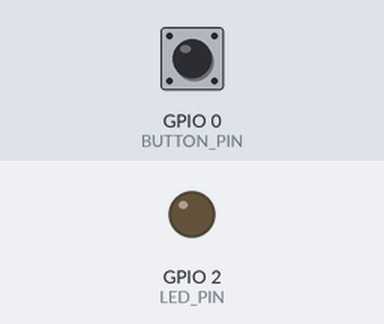
Recording of a program running on a simulated ESP32-S3. On the bench: output pins drawn as LEDs (lit = HIGH). The test bench sets the inputs (shaded band); at power-on: GPIO 0 (BUTTON_PIN) HIGH. WiFi joins after 1.5 s; servers stay silent unless stated; I2S audio is not simulated (input reads silence); uploads are accepted with an empty reply; what the program prints to the serial monitor is not drawn.

Above: at 3.7 s.
3.8 s: GPIO 0 (BUTTON_PIN) pulled LOW for 0.15 s
At 3.89 s:
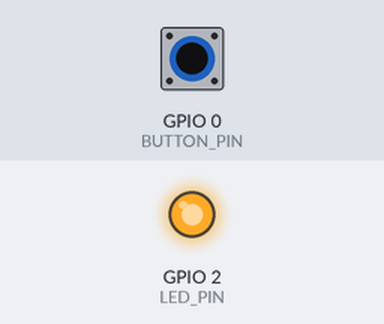
5.4 s: GPIO 0 (BUTTON_PIN) pulled LOW for 1 s
At 7.8 s:
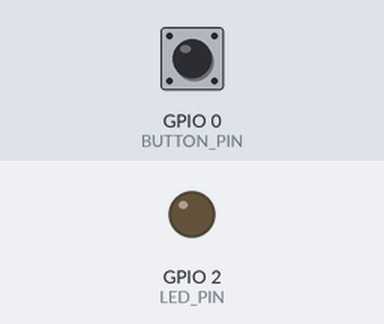
8.1 s: GPIO 0 (BUTTON_PIN) pulled LOW for 3.2 s
At 8.8 s:
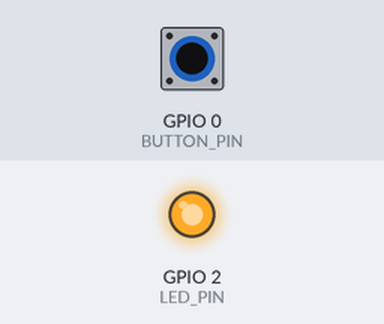
Timing chart, 0 to 13.0 s (numbered marks = the images above; inputs shaded):
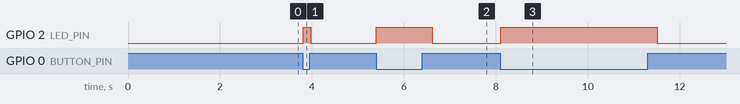

Measured:
- after the input at 3.8 s, GPIO 2 (LED_PIN): LOW → HIGH at once, → LOW 0.17 s later
- after the input at 5.4 s, GPIO 2 (LED_PIN): LOW → HIGH at once, → LOW 1.2 s later
- after the input at 8.1 s, GPIO 2 (LED_PIN): LOW → HIGH at once, → LOW 3.4 s later

The program:

main.cpp
```cpp
/*
 * Voice Satellite - ESP32-S3 Firmware
 *
 * Push-to-talk voice assistant satellite.
 * Records audio from INMP441 mic while button is held,
 * sends WAV to Raspberry Pi server via HTTP POST,
 * receives processed audio response and plays through PCM5102A DAC.
 */

#include <Arduino.h>
#include <WiFi.h>
#include <HTTPClient.h>
#include <driver/i2s.h>

// ============================================================
// CONFIGURATION - Update these for your setup
// ============================================================

// WiFi credentials
const char* WIFI_SSID     = "YOUR_WIFI_SSID";
const char* WIFI_PASSWORD = "YOUR_WIFI_PASSWORD";

// Processing hub server address (Debian server / RPi / any machine on LAN)
const char* SERVER_URL = "http://192.168.1.100:8000/api/voice";

// ============================================================
// PIN DEFINITIONS
// ============================================================

// INMP441 Microphone (I2S Input)
#define I2S_MIC_SCK     4   // Serial Clock
#define I2S_MIC_WS      5   // Word Select (Left/Right Clock)
#define I2S_MIC_SD      6   // Serial Data

// PCM5102A DAC (I2S Output)
#define I2S_DAC_BCK     15  // Bit Clock
#define I2S_DAC_LCK     16  // Word Select / LRCLK
#define I2S_DAC_DIN     17  // Data In

// Controls
#define BUTTON_PIN      0   // Push-to-Talk button (active LOW with internal pull-up)
#define LED_PIN         2   // Status LED (built-in on most boards)

// ============================================================
// AUDIO CONFIGURATION
// ============================================================

#define SAMPLE_RATE         16000   // 16kHz - optimal for speech / Whisper STT
#define BITS_PER_SAMPLE     16
#define CHANNELS            1       // Mono
#define BYTES_PER_SAMPLE    (BITS_PER_SAMPLE / 8)

// I2S read buffer (per DMA read call)
#define I2S_READ_BUF_SIZE   1024

// Maximum recording: 15 seconds (uses PSRAM if available)
// 16000 samples/s * 2 bytes/sample * 15s = 480,000 bytes (~469 KB)
#define MAX_RECORDING_SECS  15
#define MAX_AUDIO_BYTES     (SAMPLE_RATE * BYTES_PER_SAMPLE * MAX_RECORDING_SECS)

// WAV header is 44 bytes
#define WAV_HEADER_SIZE     44

// ============================================================
// GLOBALS
// ============================================================

uint8_t* audioBuffer      = nullptr;  // Main recording buffer
size_t   audioBufferPos   = 0;        // Current write position in buffer
bool     isRecording      = false;
bool     lastButtonState  = HIGH;     // Pull-up = HIGH when not pressed

// I2S port assignments
#define I2S_MIC_PORT    I2S_NUM_0
#define I2S_DAC_PORT    I2S_NUM_1

// ============================================================
// I2S SETUP
// ============================================================

void setupI2SMic() {
    i2s_config_t i2s_config = {
        .mode                 = (i2s_mode_t)(I2S_MODE_MASTER | I2S_MODE_RX),
        .sample_rate          = SAMPLE_RATE,
        .bits_per_sample      = I2S_BITS_PER_SAMPLE_16BIT,
        .channel_format       = I2S_CHANNEL_FMT_ONLY_LEFT,  // INMP441 L/R pin to GND = left channel
        .communication_format = I2S_COMM_FORMAT_STAND_I2S,
        .intr_alloc_flags     = ESP_INTR_FLAG_LEVEL1,
        .dma_buf_count        = 8,
        .dma_buf_len          = 256,
        .use_apll             = false,
        .tx_desc_auto_clear   = false,
        .fixed_mclk           = 0
    };

    i2s_pin_config_t pin_config = {
        .bck_io_num   = I2S_MIC_SCK,
        .ws_io_num    = I2S_MIC_WS,
        .data_out_num = I2S_PIN_NO_CHANGE,  // No output on mic port
        .data_in_num  = I2S_MIC_SD
    };

    i2s_driver_install(I2S_MIC_PORT, &i2s_config, 0, NULL);
    i2s_set_pin(I2S_MIC_PORT, &pin_config);
    i2s_zero_dma_buffer(I2S_MIC_PORT);

    Serial.println("[I2S] Microphone initialized on I2S_NUM_0");
}

void setupI2SDAC() {
    i2s_config_t i2s_config = {
        .mode                 = (i2s_mode_t)(I2S_MODE_MASTER | I2S_MODE_TX),
        .sample_rate          = SAMPLE_RATE,
        .bits_per_sample      = I2S_BITS_PER_SAMPLE_16BIT,
        .channel_format       = I2S_CHANNEL_FMT_ONLY_LEFT,
        .communication_format = I2S_COMM_FORMAT_STAND_I2S,
        .intr_alloc_flags     = ESP_INTR_FLAG_LEVEL1,
        .dma_buf_count        = 8,
        .dma_buf_len          = 256,
        .use_apll             = false,
        .tx_desc_auto_clear   = true,   // Auto-clear TX buffer on underflow
        .fixed_mclk           = 0
    };

    i2s_pin_config_t pin_config = {
        .bck_io_num   = I2S_DAC_BCK,
        .ws_io_num    = I2S_DAC_LCK,
        .data_out_num = I2S_DAC_DIN,
        .data_in_num  = I2S_PIN_NO_CHANGE   // No input on DAC port
    };

    i2s_driver_install(I2S_DAC_PORT, &i2s_config, 0, NULL);
    i2s_set_pin(I2S_DAC_PORT, &pin_config);
    i2s_zero_dma_buffer(I2S_DAC_PORT);

    Serial.println("[I2S] DAC initialized on I2S_NUM_1");
}

// ============================================================
// WAV HEADER
// ============================================================

void writeWavHeader(uint8_t* buf, uint32_t dataSize) {
    uint32_t fileSize    = dataSize + WAV_HEADER_SIZE - 8;
    uint32_t byteRate    = SAMPLE_RATE * CHANNELS * BYTES_PER_SAMPLE;
    uint16_t blockAlign  = CHANNELS * BYTES_PER_SAMPLE;

    // RIFF chunk
    buf[0]  = 'R'; buf[1]  = 'I'; buf[2]  = 'F'; buf[3]  = 'F';
    buf[4]  = (uint8_t)(fileSize);
    buf[5]  = (uint8_t)(fileSize >> 8);
    buf[6]  = (uint8_t)(fileSize >> 16);
    buf[7]  = (uint8_t)(fileSize >> 24);
    buf[8]  = 'W'; buf[9]  = 'A'; buf[10] = 'V'; buf[11] = 'E';

    // fmt sub-chunk
    buf[12] = 'f'; buf[13] = 'm'; buf[14] = 't'; buf[15] = ' ';
    buf[16] = 16;  buf[17] = 0;   buf[18] = 0;   buf[19] = 0;   // Sub-chunk size (16 for PCM)
    buf[20] = 1;   buf[21] = 0;                                   // Audio format (1 = PCM)
    buf[22] = (uint8_t)CHANNELS;  buf[23] = 0;                    // Num channels
    buf[24] = (uint8_t)(SAMPLE_RATE);
    buf[25] = (uint8_t)(SAMPLE_RATE >> 8);
    buf[26] = (uint8_t)(SAMPLE_RATE >> 16);
    buf[27] = (uint8_t)(SAMPLE_RATE >> 24);
    buf[28] = (uint8_t)(byteRate);
    buf[29] = (uint8_t)(byteRate >> 8);
    buf[30] = (uint8_t)(byteRate >> 16);
    buf[31] = (uint8_t)(byteRate >> 24);
    buf[32] = (uint8_t)(blockAlign);  buf[33] = 0;                // Block align
    buf[34] = BITS_PER_SAMPLE;        buf[35] = 0;                // Bits per sample

    // data sub-chunk
    buf[36] = 'd'; buf[37] = 'a'; buf[38] = 't'; buf[39] = 'a';
    buf[40] = (uint8_t)(dataSize);
    buf[41] = (uint8_t)(dataSize >> 8);
    buf[42] = (uint8_t)(dataSize >> 16);
    buf[43] = (uint8_t)(dataSize >> 24);
}

// ============================================================
// WiFi
// ============================================================

void connectWiFi() {
    Serial.printf("[WiFi] Connecting to %s", WIFI_SSID);
    WiFi.begin(WIFI_SSID, WIFI_PASSWORD);

    int attempts = 0;
    while (WiFi.status() != WL_CONNECTED && attempts < 30) {
        delay(500);
        Serial.print(".");
        attempts++;
    }

    if (WiFi.status() == WL_CONNECTED) {
        Serial.printf("\n[WiFi] Connected! IP: %s\n", WiFi.localIP().toString().c_str());
    } else {
        Serial.println("\n[WiFi] FAILED to connect. Check credentials.");
    }
}

// ============================================================
// RECORDING
// ============================================================

void startRecording() {
    audioBufferPos = WAV_HEADER_SIZE;  // Leave room for WAV header
    isRecording = true;
    digitalWrite(LED_PIN, HIGH);       // LED on while recording
    Serial.println("[REC] Recording started...");
}

void captureAudioChunk() {
    if (!isRecording) return;

    int16_t readBuf[I2S_READ_BUF_SIZE / 2];  // 16-bit samples
    size_t bytesRead = 0;

    esp_err_t result = i2s_read(
        I2S_MIC_PORT,
        readBuf,
        I2S_READ_BUF_SIZE,
        &bytesRead,
        portMAX_DELAY
    );

    if (result == ESP_OK && bytesRead > 0) {
        // Check if we have room in the buffer
        if (audioBufferPos + bytesRead <= MAX_AUDIO_BYTES + WAV_HEADER_SIZE) {
            memcpy(audioBuffer + audioBufferPos, readBuf, bytesRead);
            audioBufferPos += bytesRead;
        } else {
            // Buffer full - stop recording
            Serial.println("[REC] Buffer full, stopping.");
            isRecording = false;
            digitalWrite(LED_PIN, LOW);
        }
    }
}

void stopRecording() {
    isRecording = false;
    digitalWrite(LED_PIN, LOW);

    size_t audioDataSize = audioBufferPos - WAV_HEADER_SIZE;
    float durationSecs = (float)audioDataSize / (SAMPLE_RATE * BYTES_PER_SAMPLE);

    Serial.printf("[REC] Stopped. Recorded %.1f seconds (%d bytes)\n",
                  durationSecs, audioDataSize);

    // Write WAV header at the beginning of the buffer
    writeWavHeader(audioBuffer, audioDataSize);
}

// ============================================================
// HTTP SEND & RECEIVE
// ============================================================

void sendAudioToServer() {
    if (WiFi.status() != WL_CONNECTED) {
        Serial.println("[HTTP] WiFi not connected, skipping send.");
        return;
    }

    size_t totalSize = audioBufferPos;  // WAV header + audio data
    Serial.printf("[HTTP] Sending %d bytes to %s\n", totalSize, SERVER_URL);

    // Blink LED rapidly to indicate "processing"
    digitalWrite(LED_PIN, HIGH);

    HTTPClient http;
    http.begin(SERVER_URL);
    http.addHeader("Content-Type", "audio/wav");
    http.setTimeout(30000);  // 30 second timeout (AI processing takes time)

    int httpCode = http.POST(audioBuffer, totalSize);

    if (httpCode == 200) {
        Serial.printf("[HTTP] Response received: %d\n", httpCode);

        String contentType = http.header("Content-Type");
        int responseLen = http.getSize();

        if (contentType.startsWith("audio/wav") && responseLen > WAV_HEADER_SIZE) {
            // Response is audio — play it through the speaker
            Serial.printf("[HTTP] Audio response: %d bytes\n", responseLen);

            if (responseLen <= MAX_AUDIO_BYTES + WAV_HEADER_SIZE) {
                WiFiClient* stream = http.getStreamPtr();
                size_t bytesRead = 0;

                while (bytesRead < responseLen) {
                    size_t available = stream->available();
                    if (available) {
                        size_t toRead = min(available, (size_t)(responseLen - bytesRead));
                        size_t got = stream->readBytes(audioBuffer + bytesRead, toRead);
                        bytesRead += got;
                    } else {
                        delay(1);
                    }
                }
                playAudio(bytesRead);
            } else {
                Serial.println("[HTTP] Audio response too large for buffer.");
            }
        } else {
            // Response is JSON or text — print it to serial (e.g. transcription result)
            String body = http.getString();
            Serial.println("[HTTP] Server response:");
            Serial.println(body);
        }
    } else {
        Serial.printf("[HTTP] Error: %d - %s\n", httpCode, http.errorToString(httpCode).c_str());
    }

    http.end();
    digitalWrite(LED_PIN, LOW);
}

// ============================================================
// AUDIO PLAYBACK
// ============================================================

void playAudio(size_t totalBytes) {
    Serial.printf("[PLAY] Playing %d bytes of audio...\n", totalBytes);

    // Skip the WAV header (44 bytes) - we just need the raw PCM data
    size_t offset = WAV_HEADER_SIZE;
    size_t remaining = totalBytes - WAV_HEADER_SIZE;

    // Write audio data to DAC in chunks
    size_t chunkSize = 1024;
    size_t bytesWritten = 0;

    while (offset < totalBytes) {
        size_t toWrite = min(chunkSize, totalBytes - offset);
        size_t written = 0;

        i2s_write(I2S_DAC_PORT, audioBuffer + offset, toWrite, &written, portMAX_DELAY);

        offset += written;
        bytesWritten += written;
    }

    // Flush any remaining data in DMA buffers
    i2s_zero_dma_buffer(I2S_DAC_PORT);

    float durationSecs = (float)(totalBytes - WAV_HEADER_SIZE) / (SAMPLE_RATE * BYTES_PER_SAMPLE);
    Serial.printf("[PLAY] Done. Played %.1f seconds\n", durationSecs);
}

// ============================================================
// SETUP & LOOP
// ============================================================

void setup() {
    Serial.begin(115200);
    delay(1000);
    Serial.println("\n=============================");
    Serial.println("  Voice Satellite - ESP32-S3");
    Serial.println("=============================\n");

    // GPIO setup
    pinMode(BUTTON_PIN, INPUT_PULLUP);
    pinMode(LED_PIN, OUTPUT);
    digitalWrite(LED_PIN, LOW);

    // Allocate audio buffer (prefer PSRAM for larger buffer)
    audioBuffer = (uint8_t*)ps_malloc(MAX_AUDIO_BYTES + WAV_HEADER_SIZE);
    if (audioBuffer) {
        Serial.printf("[MEM] Allocated %d bytes from PSRAM\n", MAX_AUDIO_BYTES + WAV_HEADER_SIZE);
    } else {
        // Fallback to regular RAM (smaller buffer)
        audioBuffer = (uint8_t*)malloc(MAX_AUDIO_BYTES + WAV_HEADER_SIZE);
        if (audioBuffer) {
            Serial.printf("[MEM] Allocated %d bytes from heap (no PSRAM)\n", MAX_AUDIO_BYTES + WAV_HEADER_SIZE);
        } else {
            Serial.println("[MEM] FATAL: Could not allocate audio buffer!");
            while (true) { delay(1000); }
        }
    }

    // Initialize I2S
    setupI2SMic();
    setupI2SDAC();

    // Connect to WiFi
    connectWiFi();

    Serial.println("\n[READY] Press and hold the button to record.");
    Serial.println("[READY] Release to send audio to server.\n");
}

void loop() {
    bool buttonState = digitalRead(BUTTON_PIN);

    // Button just pressed (HIGH → LOW transition, because INPUT_PULLUP)
    if (lastButtonState == HIGH && buttonState == LOW) {
        startRecording();
    }

    // Button is being held - capture audio
    if (buttonState == LOW && isRecording) {
        captureAudioChunk();
    }

    // Button just released (LOW → HIGH transition)
    if (lastButtonState == LOW && buttonState == HIGH && isRecording) {
        stopRecording();

        // Only send if we captured meaningful audio (> 0.3 seconds)
        size_t audioDataSize = audioBufferPos - WAV_HEADER_SIZE;
        float durationSecs = (float)audioDataSize / (SAMPLE_RATE * BYTES_PER_SAMPLE);

        if (durationSecs > 0.3) {
            sendAudioToServer();
        } else {
            Serial.println("[REC] Too short, discarding.");
        }
    }

    lastButtonState = buttonState;

    // Small delay to debounce button
    delay(10);
}
```
